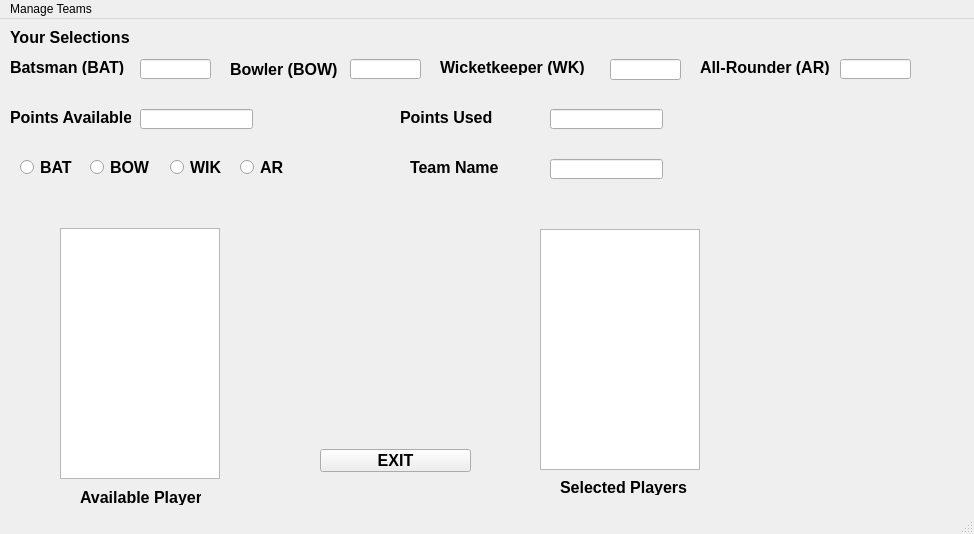
<?xml version="1.0" encoding="UTF-8"?>
<ui version="4.0">
 <class>MainWindow</class>
 <widget class="QMainWindow" name="MainWindow">
  <property name="geometry">
   <rect>
    <x>0</x>
    <y>0</y>
    <width>974</width>
    <height>534</height>
   </rect>
  </property>
  <property name="windowTitle">
   <string>MainWindow</string>
  </property>
  <widget class="QWidget" name="centralwidget">
   <widget class="QLabel" name="Selection">
    <property name="geometry">
     <rect>
      <x>10</x>
      <y>10</y>
      <width>131</width>
      <height>16</height>
     </rect>
    </property>
    <property name="font">
     <font>
      <family>Arial</family>
      <pointsize>12</pointsize>
      <weight>75</weight>
      <bold>true</bold>
     </font>
    </property>
    <property name="text">
     <string>Your Selections</string>
    </property>
   </widget>
   <widget class="QLabel" name="Batman">
    <property name="geometry">
     <rect>
      <x>10</x>
      <y>40</y>
      <width>121</width>
      <height>16</height>
     </rect>
    </property>
    <property name="font">
     <font>
      <family>Arial</family>
      <pointsize>12</pointsize>
      <weight>75</weight>
      <bold>true</bold>
     </font>
    </property>
    <property name="text">
     <string>Batsman (BAT)</string>
    </property>
   </widget>
   <widget class="QLineEdit" name="Batcount">
    <property name="geometry">
     <rect>
      <x>140</x>
      <y>40</y>
      <width>71</width>
      <height>20</height>
     </rect>
    </property>
   </widget>
   <widget class="QLabel" name="Bowler">
    <property name="geometry">
     <rect>
      <x>230</x>
      <y>40</y>
      <width>111</width>
      <height>21</height>
     </rect>
    </property>
    <property name="font">
     <font>
      <family>Arial</family>
      <pointsize>12</pointsize>
      <weight>75</weight>
      <bold>true</bold>
     </font>
    </property>
    <property name="text">
     <string>Bowler (BOW)</string>
    </property>
   </widget>
   <widget class="QLineEdit" name="Bowlercount">
    <property name="geometry">
     <rect>
      <x>350</x>
      <y>40</y>
      <width>71</width>
      <height>20</height>
     </rect>
    </property>
   </widget>
   <widget class="QLabel" name="Wickeeper">
    <property name="geometry">
     <rect>
      <x>440</x>
      <y>40</y>
      <width>151</width>
      <height>16</height>
     </rect>
    </property>
    <property name="font">
     <font>
      <family>Arial</family>
      <pointsize>12</pointsize>
      <weight>75</weight>
      <bold>true</bold>
     </font>
    </property>
    <property name="text">
     <string>Wicketkeeper (WK)</string>
    </property>
   </widget>
   <widget class="QLineEdit" name="Wickeepercount">
    <property name="geometry">
     <rect>
      <x>610</x>
      <y>40</y>
      <width>71</width>
      <height>21</height>
     </rect>
    </property>
   </widget>
   <widget class="QLabel" name="Allrounder">
    <property name="geometry">
     <rect>
      <x>700</x>
      <y>40</y>
      <width>131</width>
      <height>16</height>
     </rect>
    </property>
    <property name="font">
     <font>
      <family>Arial</family>
      <pointsize>12</pointsize>
      <weight>75</weight>
      <bold>true</bold>
     </font>
    </property>
    <property name="text">
     <string>All-Rounder (AR)</string>
    </property>
   </widget>
   <widget class="QLineEdit" name="Allroundcount">
    <property name="geometry">
     <rect>
      <x>840</x>
      <y>40</y>
      <width>71</width>
      <height>20</height>
     </rect>
    </property>
   </widget>
   <widget class="QLabel" name="PointAvailable">
    <property name="geometry">
     <rect>
      <x>10</x>
      <y>90</y>
      <width>121</width>
      <height>16</height>
     </rect>
    </property>
    <property name="font">
     <font>
      <family>Arial</family>
      <pointsize>12</pointsize>
      <weight>75</weight>
      <bold>true</bold>
     </font>
    </property>
    <property name="text">
     <string>Points Available</string>
    </property>
   </widget>
   <widget class="QLineEdit" name="PointAvailCount">
    <property name="geometry">
     <rect>
      <x>140</x>
      <y>90</y>
      <width>113</width>
      <height>20</height>
     </rect>
    </property>
   </widget>
   <widget class="QLabel" name="lPointUsed">
    <property name="geometry">
     <rect>
      <x>400</x>
      <y>90</y>
      <width>101</width>
      <height>16</height>
     </rect>
    </property>
    <property name="font">
     <font>
      <family>Arial</family>
      <pointsize>12</pointsize>
      <weight>75</weight>
      <bold>true</bold>
     </font>
    </property>
    <property name="text">
     <string>Points Used</string>
    </property>
   </widget>
   <widget class="QLineEdit" name="PointUsedCount">
    <property name="geometry">
     <rect>
      <x>550</x>
      <y>90</y>
      <width>113</width>
      <height>20</height>
     </rect>
    </property>
   </widget>
   <widget class="QRadioButton" name="BATMAN">
    <property name="geometry">
     <rect>
      <x>20</x>
      <y>140</y>
      <width>61</width>
      <height>17</height>
     </rect>
    </property>
    <property name="font">
     <font>
      <family>Arial</family>
      <pointsize>12</pointsize>
      <weight>75</weight>
      <bold>true</bold>
     </font>
    </property>
    <property name="text">
     <string>BAT</string>
    </property>
   </widget>
   <widget class="QRadioButton" name="BOWLER">
    <property name="geometry">
     <rect>
      <x>90</x>
      <y>140</y>
      <width>61</width>
      <height>17</height>
     </rect>
    </property>
    <property name="font">
     <font>
      <family>Arial</family>
      <pointsize>12</pointsize>
      <weight>75</weight>
      <bold>true</bold>
     </font>
    </property>
    <property name="text">
     <string>BOW</string>
    </property>
   </widget>
   <widget class="QRadioButton" name="ALLROUNDER">
    <property name="geometry">
     <rect>
      <x>240</x>
      <y>140</y>
      <width>51</width>
      <height>17</height>
     </rect>
    </property>
    <property name="font">
     <font>
      <family>Arial</family>
      <pointsize>12</pointsize>
      <weight>75</weight>
      <bold>true</bold>
     </font>
    </property>
    <property name="text">
     <string>AR</string>
    </property>
   </widget>
   <widget class="QLabel" name="Team">
    <property name="geometry">
     <rect>
      <x>410</x>
      <y>140</y>
      <width>91</width>
      <height>16</height>
     </rect>
    </property>
    <property name="font">
     <font>
      <family>Arial</family>
      <pointsize>12</pointsize>
      <weight>75</weight>
      <bold>true</bold>
     </font>
    </property>
    <property name="text">
     <string>Team Name</string>
    </property>
   </widget>
   <widget class="QLineEdit" name="TEAM">
    <property name="geometry">
     <rect>
      <x>550</x>
      <y>140</y>
      <width>113</width>
      <height>20</height>
     </rect>
    </property>
   </widget>
   <widget class="QPushButton" name="Exit">
    <property name="geometry">
     <rect>
      <x>320</x>
      <y>430</y>
      <width>151</width>
      <height>23</height>
     </rect>
    </property>
    <property name="font">
     <font>
      <family>Arial</family>
      <pointsize>12</pointsize>
      <weight>75</weight>
      <bold>true</bold>
     </font>
    </property>
    <property name="text">
     <string>EXIT</string>
    </property>
   </widget>
   <widget class="QWidget" name="horizontalLayoutWidget">
    <property name="geometry">
     <rect>
      <x>60</x>
      <y>209</y>
      <width>160</width>
      <height>251</height>
     </rect>
    </property>
    <layout class="QHBoxLayout" name="horizontalLayout">
     <item>
      <widget class="QListWidget" name="PLAYERLIST"/>
     </item>
    </layout>
   </widget>
   <widget class="QWidget" name="horizontalLayoutWidget_2">
    <property name="geometry">
     <rect>
      <x>540</x>
      <y>210</y>
      <width>160</width>
      <height>241</height>
     </rect>
    </property>
    <layout class="QHBoxLayout" name="horizontalLayout_2">
     <item>
      <widget class="QListWidget" name="SELECTEDPLAYER"/>
     </item>
    </layout>
   </widget>
   <widget class="QLabel" name="Selectedplayer">
    <property name="geometry">
     <rect>
      <x>560</x>
      <y>460</y>
      <width>131</width>
      <height>16</height>
     </rect>
    </property>
    <property name="font">
     <font>
      <family>Arial</family>
      <pointsize>12</pointsize>
      <weight>75</weight>
      <bold>true</bold>
     </font>
    </property>
    <property name="text">
     <string>Selected Players</string>
    </property>
   </widget>
   <widget class="QRadioButton" name="WICKETKEEPER">
    <property name="geometry">
     <rect>
      <x>170</x>
      <y>140</y>
      <width>51</width>
      <height>17</height>
     </rect>
    </property>
    <property name="font">
     <font>
      <family>Arial</family>
      <pointsize>12</pointsize>
      <weight>75</weight>
      <bold>true</bold>
     </font>
    </property>
    <property name="text">
     <string>WIK</string>
    </property>
   </widget>
   <widget class="QLabel" name="Availableplayer">
    <property name="geometry">
     <rect>
      <x>80</x>
      <y>470</y>
      <width>121</width>
      <height>16</height>
     </rect>
    </property>
    <property name="font">
     <font>
      <family>Arial</family>
      <pointsize>12</pointsize>
      <weight>75</weight>
      <bold>true</bold>
     </font>
    </property>
    <property name="text">
     <string>Available Player</string>
    </property>
   </widget>
  </widget>
  <widget class="QMenuBar" name="menubar">
   <property name="geometry">
    <rect>
     <x>0</x>
     <y>0</y>
     <width>974</width>
     <height>21</height>
    </rect>
   </property>
   <widget class="QMenu" name="menuManage_Teams">
    <property name="title">
     <string>Manage Teams</string>
    </property>
    <addaction name="actionNew_Team"/>
    <addaction name="actionOpen_Team"/>
    <addaction name="actionSave_Team"/>
    <addaction name="actionEvaluate_Team"/>
   </widget>
   <addaction name="menuManage_Teams"/>
  </widget>
  <widget class="QStatusBar" name="statusbar"/>
  <action name="actionNew_Team">
   <property name="text">
    <string>New Team</string>
   </property>
   <property name="font">
    <font>
     <family>Arial</family>
     <pointsize>10</pointsize>
     <weight>75</weight>
     <bold>true</bold>
    </font>
   </property>
  </action>
  <action name="actionOpen_Team">
   <property name="text">
    <string>Open Team</string>
   </property>
   <property name="font">
    <font>
     <family>Arial</family>
     <pointsize>10</pointsize>
     <weight>75</weight>
     <bold>true</bold>
    </font>
   </property>
  </action>
  <action name="actionSave_Team">
   <property name="text">
    <string>Save Team</string>
   </property>
   <property name="font">
    <font>
     <family>Arial</family>
     <pointsize>10</pointsize>
     <weight>75</weight>
     <bold>true</bold>
    </font>
   </property>
  </action>
  <action name="actionEvaluate_Team">
   <property name="text">
    <string>Evaluate Team</string>
   </property>
   <property name="font">
    <font>
     <family>Arial</family>
     <pointsize>10</pointsize>
     <weight>75</weight>
     <bold>true</bold>
    </font>
   </property>
  </action>
 </widget>
 <resources/>
 <connections/>
</ui>
